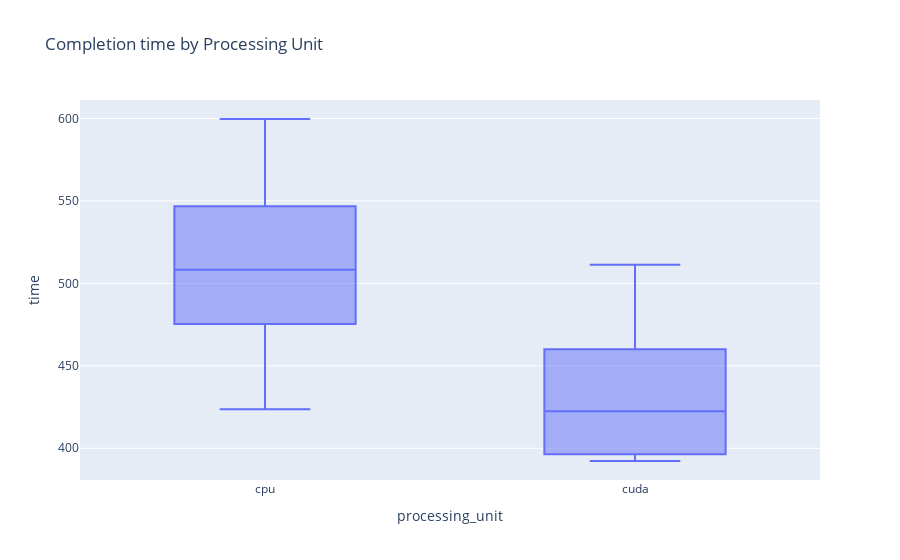

The cell this chart's notebook holds for it:
### Code cell
import plotly.express as px

fig = px.box(data_frame=df, x='processing_unit', y='time', labels={'fps_mean':'FPS Mean'},
             title='Completion time by Processing Unit')
fig.show()
fig.write_image("metrics/Completion time by Processing Unit for 5 threads at a time.pdf")

### Figure 1 — Plotly figure (JSON) as saved in the notebook; plotly's stock layout.template omitted (floating-point values rounded to 4 significant figures)
{"data": [{"alignmentgroup": "True", "hovertemplate": "processing_unit=%{x}<br>time=%{y}<extra></extra>", "legendgroup": "", "marker": {"color": "#636efa"}, "name": "", "notched": false, "offsetgroup": "", "orientation": "v", "showlegend": false, "type": "box", "x": ["cpu", "cuda", "cpu", "cpu", "cpu", "cuda", "cuda", "cuda", "cpu", "cpu", "cpu", "cpu", "cpu", "cuda", "cuda", "cuda", "cuda", "cuda"], "x0": " ", "xaxis": "x", "y": [423.7, 397.6, 525.5, 463.5, 494.9, 392.3, 452.8, 420.9, 539.5, 568.6, 508.3, 479.3, 599.7, 392.4, 481.6, 511.3, 422.4, 451.6], "y0": " ", "yaxis": "y"}], "layout": {"autosize": true, "boxmode": "group", "legend": {"tracegroupgap": 0}, "title": {"text": "Completion time by Processing Unit"}, "xaxis": {"anchor": "y", "autorange": true, "domain": [0, 1], "range": [-0.5, 1.5], "title": {"text": "processing_unit"}, "type": "category"}, "yaxis": {"anchor": "x", "autorange": true, "domain": [0, 1], "range": [380.8, 611.2], "title": {"text": "time"}, "type": "linear"}}}
